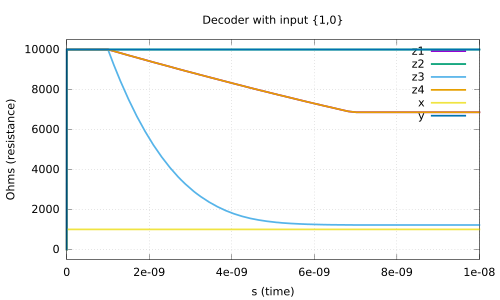

The script that drew this image:
#set terminal X11 noenhanced
set title "Decoder with input {1,0}"
set xlabel "s (time)"
set ylabel "Ohms (resistance)"
set grid
unset logscale x 
set xrange [0.000000e+00:1.000000e-08]
unset logscale y 
set yrange [-5.000000e+02:1.050000e+04]
#set xtics 1
#set x2tics 1
#set ytics 1
#set y2tics 1
set format y "%g"
set format x "%g"
plot '../ppt/dec10.data' using 1:2 with lines lw 5 title "z1",\
'../ppt/dec10.data' using 3:4 with lines lw 5 title "z2",\
'../ppt/dec10.data' using 5:6 with lines lw 5 title "z3",\
'../ppt/dec10.data' using 7:8 with lines lw 5 title "z4",\
'../ppt/dec10.data' using 9:10 with lines lw 5 title "x",\
'../ppt/dec10.data' using 11:12 with lines lw 5 title "y"
set terminal push
set terminal pdf
set out '../ppt/dec10.pdf'
replot
